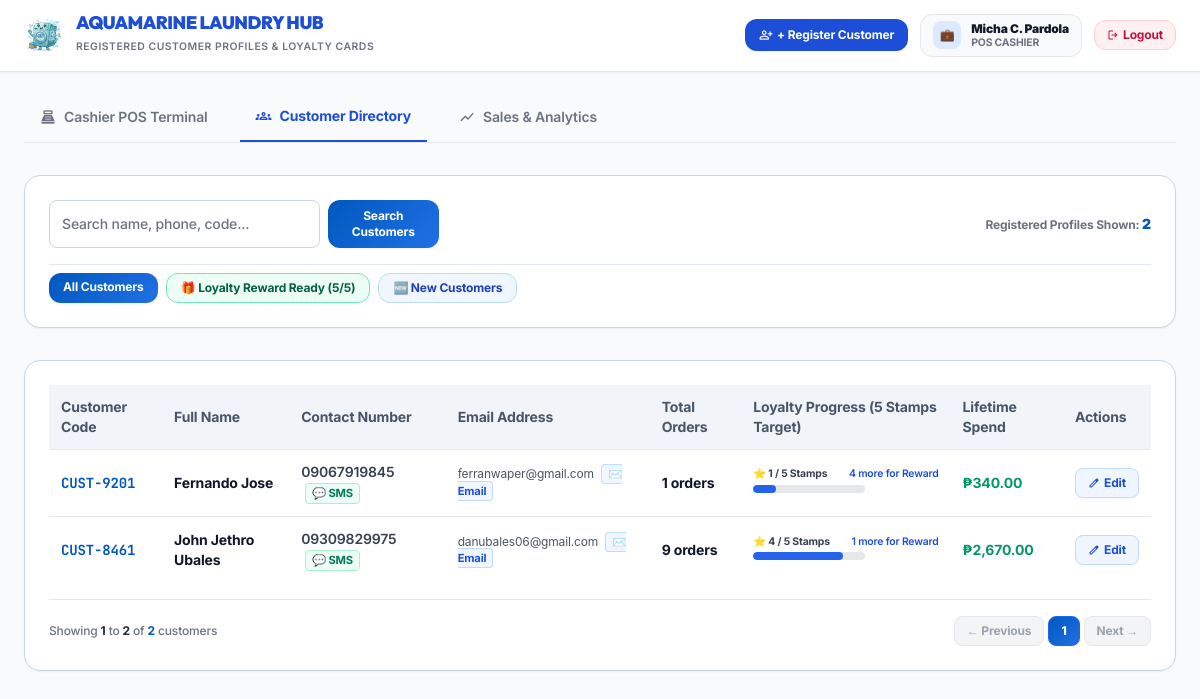
/pages/customers.php (signed in), run on the app's committed database.
### tables this page shows
CREATE TABLE settings (
            setting_key TEXT PRIMARY KEY,
            setting_value TEXT
        );

CREATE TABLE customers (
            id INTEGER PRIMARY KEY AUTOINCREMENT,
            customer_code TEXT UNIQUE NOT NULL,
            name TEXT NOT NULL,
            contact TEXT DEFAULT 'N/A',
            email TEXT,
            address TEXT,
            created_at DATETIME DEFAULT CURRENT_TIMESTAMP
        );

### pages/customers.php (the view, shortened to what the rows shown need)
<?php
require_once __DIR__ . '/app/Database.php';
require_once __DIR__ . '/app/OrderService.php';
$orderService = new OrderService();
$db = Database::getInstance();
$search = trim($_GET['search'] ?? '');
$filter = trim($_GET['filter'] ?? 'all');
$page = max(1, (int)($_GET['page'] ?? 1));
$limit = 10;
$allCustomers = $db->fetchAll("
    SELECT
        c.*,
        COUNT(o.id) as total_orders,
        SUM(CASE WHEN o.order_status IN ('Completed', 'Claimed', 'Claimed / Completed', 'Ready for Pickup', 'Out for Delivery', 'Delivered', 'Delivered / Completed') THEN 1 ELSE 0 END) as completed_orders_count,
        COALESCE(SUM(o.paid_amount), 0) as lifetime_spend
    FROM customers c
    LEFT JOIN orders o ON o.customer_id = c.id
    WHERE c.name LIKE ? OR c.contact LIKE ? OR c.customer_code LIKE ?
    GROUP BY c.id
    ORDER BY c.id DESC
", ["%$search%", "%$search%", "%$search%"]);
$targetStamps = max(1, (int)($orderService->getSetting('loyalty_stamps_target', '11')));
$offset = ($page - 1) * $limit;
$customers = array_slice($allCustomers, $offset, $limit);
?>
<!DOCTYPE html>
<html class="light" lang="en">
<head>
    <link href="assets/css/offline-tailwind.css" rel="stylesheet"/>
    <script src="https://cdn.tailwindcss.com?plugins=forms,container-queries"></script>
    <script id="tailwind-config">
        tailwind.config = {
            darkMode: "class",
            theme: {
                extend: {
                    "colors": {
                        "primary": "#0058be",
                        "primary-container": "#2170e4",
                        "secondary": "#006c49",
                        "background": "#f8fafc",
                        "surface": "#f8fafc",
                        "on-surface": "#0f172a",
                        "on-surface-variant": "#475569",
                        "surface-container-lowest": "#ffffff",
                        "surface-container-low": "#f1f5f9"
                    },
                    "fontFamily": {
                        "headline": ["Outfit", "Plus Jakarta Sans", "sans-serif"],
                        "subheading": ["Plus Jakarta Sans", "sans-serif"],
                        "body": ["Inter", "sans-serif"],
                        "mono": ["JetBrains Mono", "monospace"]
                    }
                },
            },
        }
    </script>
</head>
<body class="bg-background font-body text-on-surface">
    <header class="bg-white border-b border-gray-200 px-6 py-3.5 sticky top-0 z-40 shadow-xs">
        <div class="max-w-7xl mx-auto flex flex-wrap items-center justify-between gap-4">
            <div class="flex items-center gap-3">
                <div>
                    <h1 class="text-lg font-black tracking-tight text-blue-700 font-headline uppercase leading-none">
                        AQUAMARINE LAUNDRY HUB
                    </h1>
                </div>
            </div>
        </div>
    </header>
    <main class="px-6 py-8 max-w-7xl mx-auto space-y-8">
        <div class="bg-surface-container-lowest p-6 rounded-2xl border border-outline shadow-sm mb-8 space-y-4">
            <div class="flex flex-wrap gap-2 pt-2 border-t">
                <a href="customers.php?filter=all<?= $search ? '&search=' . urlencode($search) : '' ?>" class="px-3.5 py-1.5 rounded-xl text-xs font-bold transition-all <?= $filter === 'all' ? 'signature-gradient text-white shadow-xs' : 'bg-gray-100 text-gray-700 hover:bg-gray-200 border border-gray-200' ?>">All Customers</a>
                <a href="customers.php?filter=reward_ready<?= $search ? '&search=' . urlencode($search) : '' ?>" class="px-3.5 py-1.5 rounded-xl text-xs font-bold transition-all <?= $filter === 'reward_ready' ? 'bg-emerald-600 text-white shadow-xs' : 'bg-emerald-50 text-emerald-800 border border-emerald-300 hover:bg-emerald-100' ?>">🎁 Loyalty Reward Ready (<?= $targetStamps ?>/<?= $targetStamps ?>)</a>
                <a href="customers.php?filter=new<?= $search ? '&search=' . urlencode($search) : '' ?>" class="px-3.5 py-1.5 rounded-xl text-xs font-bold transition-all <?= $filter === 'new' ? 'bg-blue-600 text-white shadow-xs' : 'bg-blue-50 text-blue-800 border border-blue-200 hover:bg-blue-100' ?>">🆕 New Customers</a>
            </div>
        </div>
        <div class="bg-surface-container-lowest p-6 rounded-2xl border border-outline shadow-sm">
            <div class="overflow-x-auto">
                <table class="w-full text-left text-sm border-collapse">
                    <thead>
                        <tr class="bg-surface-container-low text-on-surface-variant font-semibold border-b">
                            <th class="p-3">Customer Code</th>
                            <th class="p-3">Full Name</th>
                            <th class="p-3">Contact Number</th>
                            <th class="p-3">Email Address</th>
                            <th class="p-3">Total Orders</th>
                            <th class="p-3">Loyalty Progress (<?= $targetStamps ?> Stamps Target)</th>
                            <th class="p-3">Lifetime Spend</th>
                            <th class="p-3">Actions</th>
                        </tr>
                    </thead>
                    <tbody class="divide-y">
                        <?php if (empty($customers)): ?>
                            <tr>
                                <td colspan="8" class="text-center py-8 text-on-surface-variant">No customers found. Click <strong>Register Customer</strong> to add one.</td>
                            </tr>
                        <?php else: ?>
                            <?php foreach ($customers as $c): ?>
                                <?php
                                    $totalCompleted = (int)($c['completed_orders_count'] ?? $c['total_orders'] ?? 0);
                                    $remainder = $totalCompleted % $targetStamps;
                                    $stamps = ($totalCompleted > 0 && $remainder === 0) ? $targetStamps : $remainder;
                                    $isEligible = ($stamps === $targetStamps);
                                ?>
                                <tr class="hover:bg-surface-container-low transition-all">
                                    <td class="p-3 font-mono font-bold text-primary"><?= htmlspecialchars($c['customer_code']) ?></td>
                                    <td class="p-3 font-bold text-on-surface"><?= htmlspecialchars($c['name']) ?></td>
                                    <td class="p-3 font-semibold text-gray-700">
                                        <?= htmlspecialchars($c['contact']) ?>
                                        <?php if ($c['contact'] !== 'N/A'): ?>
                                            <button type="button" onclick="sendMobileSMS('<?= htmlspecialchars(addslashes($c['contact'])) ?>', 'Aquamarine Laundry: Hello <?= htmlspecialchars(addslashes($c['name'])) ?>, your laundry order update is ready!', this)" class="ml-1 text-2xs bg-emerald-50 text-emerald-700 px-1.5 py-0.5 rounded border border-emerald-200 font-bold hover:bg-emerald-100">💬 SMS</button>
                                        <?php endif; ?>
                                    </td>
                                    <td class="p-3 text-xs text-gray-600">
                                        <?= htmlspecialchars($c['email'] ?: 'N/A') ?>
                                        <?php if (!empty($c['email'])): ?>
                                            <a href="mailto:<?= rawurlencode($c['email']) ?>" class="ml-1 text-2xs bg-blue-50 text-blue-700 px-1.5 py-0.5 rounded border border-blue-200 font-bold">✉️ Email</a>
                                        <?php endif; ?>
                                    </td>
                                    <td class="p-3 font-bold"><?= $c['total_orders'] ?> orders</td>
                                    <td class="p-3">
                                        <?php
                                            $loyaltyDataJson = htmlspecialchars(json_encode([
                                                'id' => $c['id'],
                                                'name' => $c['name'],
                                                'code' => $c['customer_code'],
                                                'contact' => $c['contact'],
                                                'total_orders' => $totalCompleted,
                                                'stamps' => $stamps,
                                                'target_stamps' => $targetStamps,
                                                'is_eligible' => $isEligible
                                            ]), ENT_QUOTES, 'UTF-8');
                                        ?>
                                        <?php if ($isEligible): ?>
                                            <button type="button" onclick="openLoyaltyModal(<?= $loyaltyDataJson ?>)" class="inline-flex items-center gap-1 bg-emerald-100 text-emerald-900 border border-emerald-300 px-2.5 py-1 rounded-lg text-xs font-bold shadow-2xs hover:bg-emerald-200 cursor-pointer">
                                                🎁 REWARD READY!
                                            </button>
                                        <?php else: ?>
                                            <button type="button" onclick="openLoyaltyModal(<?= $loyaltyDataJson ?>)" class="space-y-1 text-left w-full hover:opacity-80 cursor-pointer">
                                                <div class="flex justify-between items-center text-3xs font-bold text-gray-700">
                                                    <span>⭐ <?= $stamps ?> / <?= $targetStamps ?> Stamps</span>
                                                    <span class="text-blue-700 font-semibold"><?= max(0, $targetStamps - $stamps) ?> more for Reward</span>
                                                </div>
                                                <div class="w-28 bg-gray-200 h-2 rounded-full overflow-hidden">
                                                    <div class="bg-blue-600 h-full rounded-full transition-all" style="width: <?= min(100, round(($stamps / $targetStamps) * 100)) ?>%;"></div>
                                                </div>
                                            </button>
                                        <?php endif; ?>
                                    </td>
                                    <td class="p-3 font-bold text-emerald-600">₱<?= number_format($c['lifetime_spend'], 2) ?></td>
                                    <td class="p-3">
                                        <button type="button" onclick="editCustomer(<?= htmlspecialchars(json_encode($c), ENT_QUOTES, 'UTF-8') ?>)" class="text-blue-700 bg-blue-50 border border-blue-200 px-3 py-1.5 rounded-lg text-xs font-bold hover:bg-blue-100 flex items-center gap-1 shadow-2xs cursor-pointer">
                                            <span class="material-symbols-outlined text-xs">edit</span> Edit
                                        </button>
                                    </td>
                                </tr>
                            <?php endforeach; ?>
                        <?php endif; ?>
                    </tbody>
                </table>
            </div>
        </div>
    </main>
</body>
</html>

### data on the page
settings: setting_value "5"
customers: customer_code "CUST-9201", name "Fernando Jose", contact "09067919845", email "ferranwaper@gmail.com", total_orders "1", stamps "1", max(0, $targetStamps - $stamps) "4", min(100, round(($stamps / $targetStamps) * 100)) 20 (drawn), lifetime_spend "340.00"
customers: customer_code "CUST-8461", name "John Jethro Ubales", contact "09309829975", email "danubales06@gmail.com", total_orders "9", stamps "4", max(0, $targetStamps - $stamps) "1", min(100, round(($stamps / $targetStamps) * 100)) 80 (drawn), lifetime_spend "2,670.00"

### other printed values
$_SESSION['full_name'] "Micha C. Pardola"
count($customers) "2"
min($offset + 1, $totalCustomersCount) "1"
min($offset + $limit, $totalCustomersCount) "2"
$totalCustomersCount "2"
